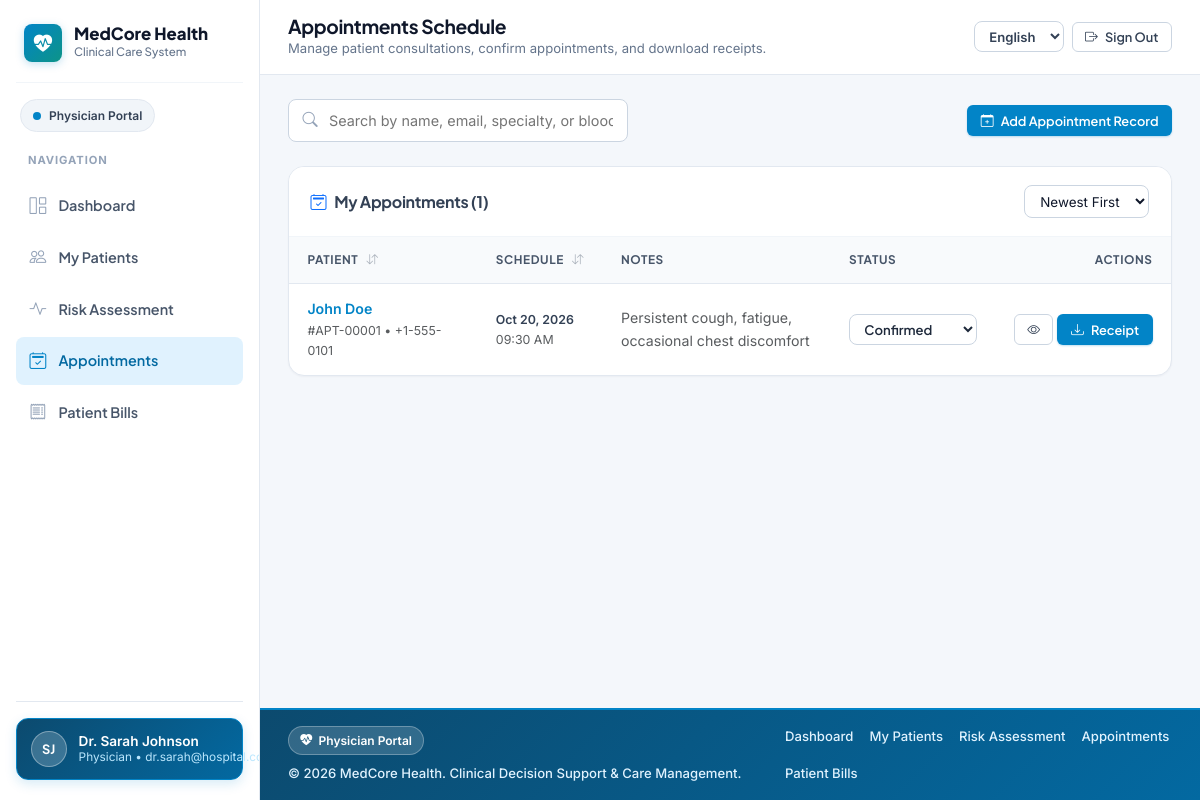
Page /doctor/appointments.php (signed in) on the committed database.
### tables this page shows
CREATE TABLE `appointments` (
    `id` INT NOT NULL AUTO_INCREMENT,
    `patient_id` INT NOT NULL,
    `doctor_id` INT NOT NULL,
    `appointment_date` DATE NOT NULL,
    `appointment_time` TIME NOT NULL,
    `status` ENUM('pending', 'confirmed', 'completed', 'cancelled') DEFAULT 'pending',
    `symptom_notes` TEXT,
    `created_at` TIMESTAMP DEFAULT CURRENT_TIMESTAMP,
    PRIMARY KEY (`id`),
    FOREIGN KEY (`patient_id`) REFERENCES `users`(`id`) ON DELETE CASCADE,
    FOREIGN KEY (`doctor_id`) REFERENCES `users`(`id`) ON DELETE CASCADE,
    INDEX `idx_patient_id` (`patient_id`),
    INDEX `idx_doctor_id` (`doctor_id`),
    INDEX `idx_appointment_date` (`appointment_date`),
    INDEX `idx_status` (`status`)
);

CREATE TABLE `users` (
    `id` INT NOT NULL AUTO_INCREMENT,
    `name` VARCHAR(255) NOT NULL,
    `email` VARCHAR(255) NOT NULL,
    `password_hash` VARCHAR(255) NOT NULL,
    `role` ENUM('admin', 'doctor', 'patient') NOT NULL,
    `created_at` TIMESTAMP DEFAULT CURRENT_TIMESTAMP,
    PRIMARY KEY (`id`),
    UNIQUE KEY `email` (`email`),
    INDEX `idx_role` (`role`),
    INDEX `idx_created_at` (`created_at`)
);

CREATE TABLE `patient_profiles` (
    `id` INT NOT NULL AUTO_INCREMENT,
    `user_id` INT NOT NULL,
    `dob` DATE NOT NULL,
    `gender` ENUM('Male', 'Female', 'Other') NOT NULL,
    `blood_group` VARCHAR(5) NOT NULL,
    `chronic_conditions` TEXT,
    `contact_number` VARCHAR(20) NOT NULL,
    PRIMARY KEY (`id`),
    FOREIGN KEY (`user_id`) REFERENCES `users`(`id`) ON DELETE CASCADE,
    INDEX `idx_user_id` (`user_id`),
    INDEX `idx_blood_group` (`blood_group`)
);

### includes/i18n.php (called while the page is built, shortened)
<?php
function getCurrentLang() {
    static $resolved = null;
    if ($resolved !== null) {
        return $resolved;
    }
    $lang = 'en';
    $resolved = $lang;
    return $resolved;
}
function loadTranslations($lang = null) {
    static $cache = [];
    $lang = $lang ?: getCurrentLang();
    if (!isset($cache['en'])) {
        $enFile = __DIR__ . '/lang/en.php';
        $cache['en'] = file_exists($enFile) ? require $enFile : [];
    }
    if ($lang === 'en') {
        return $cache['en'];
    }
    return $cache[$lang];
}
function t($key, $params = []) {
    $lang = getCurrentLang();
    $dict = loadTranslations($lang);
    $fallback = loadTranslations('en');
    $text = $dict[$key] ?? $fallback[$key] ?? $key;
    if (!empty($params) && is_array($params)) {
        foreach ($params as $pKey => $pVal) {
            $text = str_replace('{' . $pKey . '}', (string)$pVal, $text);
        }
    }
    return $text;
}
function e_t($key, $params = []) {
    return htmlspecialchars(t($key, $params), ENT_QUOTES, 'UTF-8');
}
function translateStatus($value) {
    $norm = strtolower(trim((string)$value));
    $map = [
        'pending' => 'status_pending',
        'confirmed' => 'status_confirmed',
        'completed' => 'status_completed',
        'cancelled' => 'status_cancelled',
        'rejected' => 'status_rejected',
        'unpaid' => 'status_unpaid',
        'paid' => 'status_paid',
        'partial' => 'status_partial',
        'analyzed' => 'status_analyzed',
        'reviewed_by_doctor' => 'status_reviewed',
        'admin' => 'role_admin',
        'doctor' => 'role_doctor',
        'patient' => 'role_patient',
        'male' => 'gender_male',
        'female' => 'gender_female',
        'other' => 'gender_other',
        'yes' => 'yes',
        'no' => 'no',
    ];
    if (isset($map[$norm])) {
        return t($map[$norm]);
    }
    return (string)$value;
}

### config/db.php (called while the page is built, shortened)
<?php
require_once __DIR__ . '/../includes/i18n.php';
function formatDate($date, $format = 'M d, Y') {
    $timestamp = is_numeric($date) ? (int)$date : strtotime($date);
    return date($format, $timestamp);
}

### doctor/appointments.php (the view, shortened to what this page needs)
<?php
require_once __DIR__ . '/../config/db.php';
$doctorId = getCurrentUserId();
$appointments = [];
try {
    $pdo = getDBConnection();
    $stmt = $pdo->prepare("
        SELECT a.*, p.name AS patient_name, p.email AS patient_email, pp.contact_number
        FROM appointments a
        JOIN users p ON a.patient_id = p.id
        LEFT JOIN patient_profiles pp ON p.id = pp.user_id
        WHERE a.doctor_id = ?
        ORDER BY a.appointment_date DESC, a.appointment_time DESC
    ");
    $stmt->execute([$doctorId]);
    $appointments = $stmt->fetchAll();
} catch (PDOException $e) {
    error_log("Doctor Appointments Error: " . $e->getMessage());
    $error = t('msg_error');
}
include __DIR__ . '/../includes/portal_header.php';
?>
<div class="d-flex flex-wrap justify-content-between align-items-center gap-3 mb-4">
    <div class="input-group-modern" style="max-width: 340px; flex: 1;">
        <input type="text" id="docApptSearch" class="form-control-modern" placeholder="<?php echo e_t('ph_search_users'); ?>" onkeyup="filterDocAppts()">
    </div>
    <button type="button" class="btn-modern btn-modern-primary btn-modern-sm" data-bs-toggle="modal" data-bs-target="#docAddApptModal">
        <i class="bi bi-calendar-plus"></i> <?php echo e_t('btn_add_appt'); ?>
    </button>
</div>
<div class="card-modern">
    <div class="card-header-modern">
        <h5 class="h6 fw-bold mb-0"><i class="bi bi-calendar2-check text-primary me-2"></i><?php echo e_t('my_appts_count', ['n' => count($appointments)]); ?></h5>
        <select class="form-select-modern form-select-sm" style="width:auto;" onchange="sortTableBySelect('docApptsTable', this)">
            <option value="1:date:desc"><?php echo e_t('sort_newest'); ?></option>
        </select>
    </div>
    <div class="card-body-modern p-0">
        <?php if (empty($appointments)): ?>
            <div class="text-center py-5 text-muted small"><?php echo e_t('hist_empty_appts'); ?></div>
        <?php else: ?>
            <div class="table-responsive">
                <table class="table-modern" id="docApptsTable">
                    <thead>
                        <tr>
                            <th class="sortable-th" onclick="sortTable('docApptsTable', 0, 'text')"><?php echo e_t('col_patient'); ?> <span class="sort-indicator"><i class="bi bi-arrow-down-up"></i></span></th>
                            <th class="sortable-th" onclick="sortTable('docApptsTable', 1, 'date')"><?php echo e_t('col_schedule'); ?> <span class="sort-indicator"><i class="bi bi-arrow-down-up"></i></span></th>
                            <th><?php echo e_t('col_notes'); ?></th>
                            <th><?php echo e_t('label_status'); ?></th>
                            <th class="text-end"><?php echo e_t('label_actions'); ?></th>
                        </tr>
                    </thead>
                    <tbody>
                        <?php foreach ($appointments as $apt): ?>
                            <?php $isConfirmed = in_array($apt['status'], ['confirmed', 'completed'], true); ?>
                            <tr class="doc-appt-row">
                                <td data-sort="<?php echo htmlspecialchars($apt['patient_name']); ?>">
                                    <a href="<?php echo BASE_URL; ?>/patient/profile.php?id=<?php echo (int)$apt['patient_id']; ?>" class="fw-semibold">
                                        <?php echo htmlspecialchars($apt['patient_name']); ?>
                                    </a>
                                    <div class="extra-small text-muted">#APT-<?php echo str_pad((string)$apt['id'], 5, '0', STR_PAD_LEFT); ?> &bull; <?php echo htmlspecialchars($apt['contact_number'] ?? $apt['patient_email']); ?></div>
                                </td>
                                <td data-sort="<?php echo htmlspecialchars($apt['appointment_date'] . ' ' . $apt['appointment_time']); ?>">
                                    <div class="fw-semibold small"><?php echo formatDate($apt['appointment_date']); ?></div>
                                    <div class="extra-small text-muted"><?php echo date('h:i A', strtotime($apt['appointment_time'])); ?></div>
                                </td>
                                <td class="small text-muted" style="max-width:240px;">
                                    <?php echo htmlspecialchars($apt['symptom_notes'] ?: '-'); ?>
                                </td>
                                <td>
                                    <select class="role-select-inline" onchange="updateDocApptStatus(<?php echo (int)$apt['id']; ?>, this.value)">
                                        <?php foreach (['pending', 'confirmed', 'completed', 'cancelled'] as $st): ?>
                                            <option value="<?php echo $st; ?>" <?php echo $apt['status'] === $st ? 'selected' : ''; ?>><?php echo htmlspecialchars(translateStatus($st)); ?></option>
                                        <?php endforeach; ?>
                                    </select>
                                </td>
                                <td class="text-end">
                                    <div class="d-inline-flex gap-1 align-items-center">
                                        <?php if ($apt['status'] === 'pending'): ?>
                                            <button type="button" class="btn-modern btn-modern-success btn-modern-sm" onclick="updateDocApptStatus(<?php echo (int)$apt['id']; ?>, 'confirmed')">
                                                <i class="bi bi-check-lg"></i> <?php echo e_t('btn_confirm_appt'); ?>
                                            </button>
                                        <?php elseif ($isConfirmed): ?>
                                            <a href="<?php echo BASE_URL; ?>/patient/appointment_receipt.php?id=<?php echo (int)$apt['id']; ?>" class="btn-modern btn-modern-outline btn-modern-sm" target="_blank" title="<?php echo e_t('label_view'); ?>">
                                                <i class="bi bi-eye"></i>
                                            </a>
                                            <a href="<?php echo BASE_URL; ?>/patient/appointment_receipt.php?id=<?php echo (int)$apt['id']; ?>&download=1" class="btn-modern btn-modern-primary btn-modern-sm">
                                                <i class="bi bi-download"></i> <?php echo e_t('btn_receipt'); ?>
                                            </a>
                                        <?php else: ?>
                                            <span class="badge-modern badge-modern-danger"><?php echo e_t('status_cancelled'); ?></span>
                                        <?php endif; ?>
                                    </div>
                                </td>
                            </tr>
                        <?php endforeach; ?>
                    </tbody>
                </table>
            </div>
        <?php endif; ?>
    </div>
</div>
<?php
include __DIR__ . '/../includes/portal_footer.php';
?>

### rows in the picture
appointments: patient.name "John Doe", id "00001", patient_profiles.contact_number "+1-555-0101", appointment_date "Oct 20, 2026", appointment_time "09:30 AM", symptom_notes "Persistent cough, fatigue, occasional chest discomfort"

### other values in the picture
e_t('app_name') "MedCore Health"
e_t('clinical_care_system') "Clinical Care System"
$__portalLabel "Physician Portal"
e_t('nav_navigation') "NAVIGATION"
$__item['label'] "Dashboard"
$__item['label'] "My Patients"
$__item['label'] "Risk Assessment"
$__item['label'] "Appointments"
$__item['label'] "Patient Bills"
$__initials "SJ"
$__userName "Dr. Sarah Johnson"
$__roleLabel "Physician"
$page_title "Appointments Schedule"
$page_subtitle "Manage patient consultations, confirm appointments, and download receipts."
e_t('nav_sign_out') "Sign Out"
